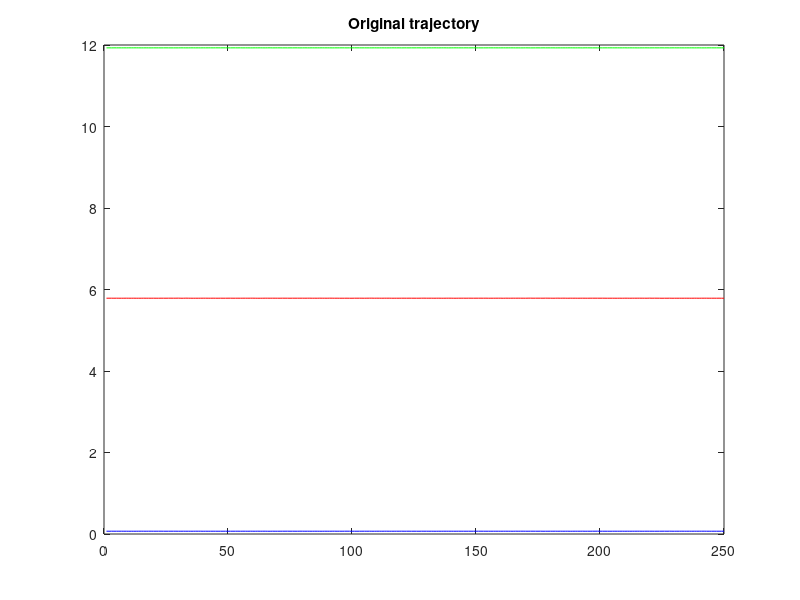
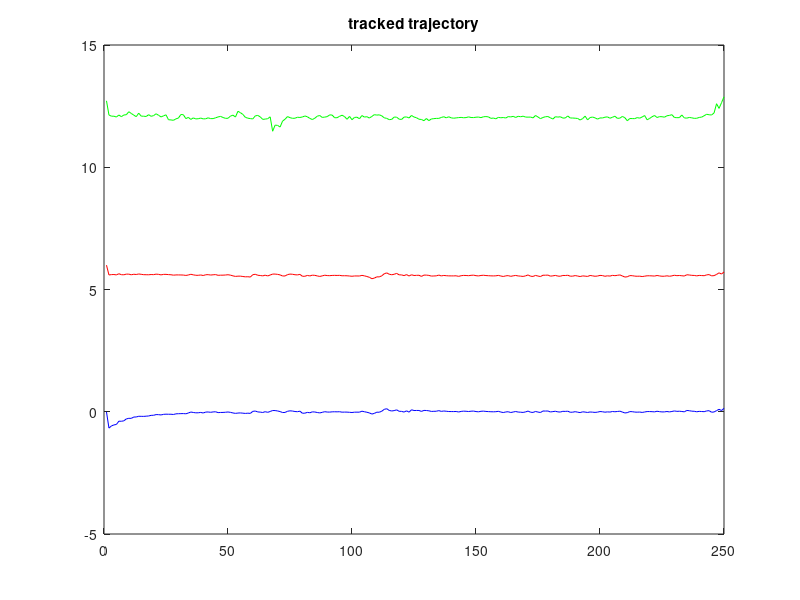
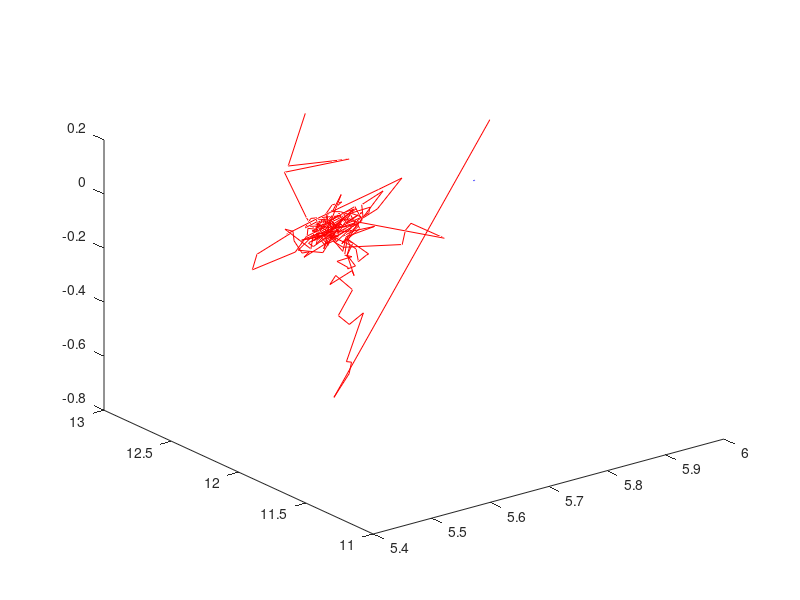
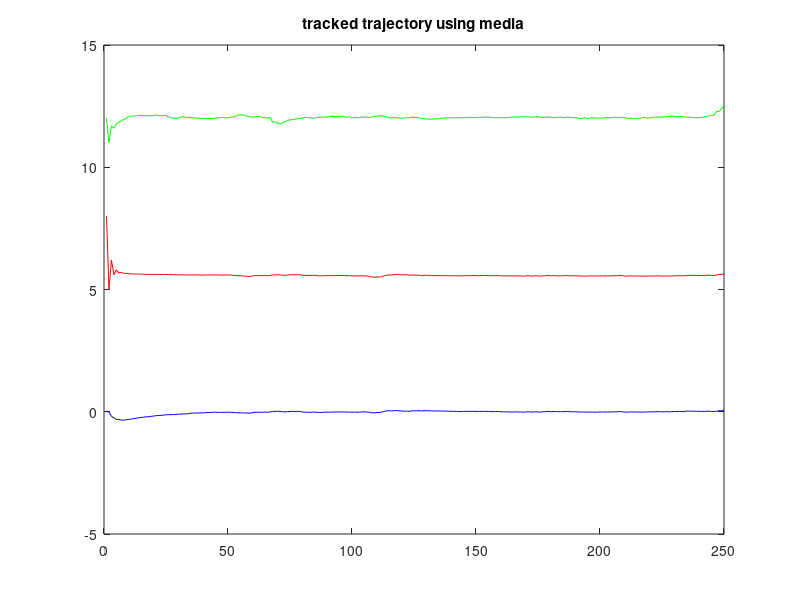

These figures' MATLAB source, in order:
clear all;close all; clc;
station_out_log = load('outputFile_GroundTracking.txt');
real_log = load('ViconData2.txt');

[nO, mO] = size(real_log);
[nS, mS] = size(station_out_log);

n = 250

figure(1);
plot(       1:n, real_log(1:n,2),'r',...
            1:n, real_log(1:n,3),'g',...
            1:n, real_log(1:n,4),'b');
title('Original trajectory');
        
figure(2);
plot(       1:n, station_out_log(1:n,2),'r',...
            1:n, station_out_log(1:n,3),'g',...
            1:n, station_out_log(1:n,4),'b');
title('tracked trajectory');

figure(3);
plot(   1:n, station_out_log(1:n,1), 'r');
title('Timespan');

% Filtrando tomando la media
posMed = [8, 12, 0; 5, 11, 0];
for i = 3:400
   posMed = [posMed ; (station_out_log(i, 2:4) + posMed(i-1, :) + posMed(i-2, :))/3]; 
end

figure(4);
plot(       1:n, posMed(1:n,1),'r',...
            1:n, posMed(1:n,2),'g',...
            1:n, posMed(1:n,3),'b');
title('tracked trajectory using media');


%% 3D plots
figure(3);
plot3(      real_log(1:n,2), real_log(1:n,3), real_log(1:n,4), 'b',...
            station_out_log(1:n,2), station_out_log(1:n,3), station_out_log(1:n,4), 'r');
